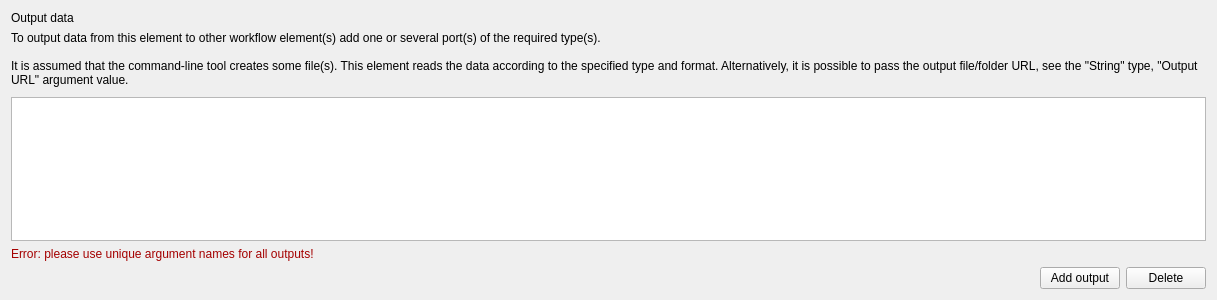
<?xml version="1.0" encoding="UTF-8"?>
<ui version="4.0">
 <class>CreateCmdlineBasedWorkerWizardOutputDataPage</class>
 <widget class="QWizardPage" name="CreateCmdlineBasedWorkerWizardOutputDataPage">
  <property name="geometry">
   <rect>
    <x>0</x>
    <y>0</y>
    <width>1217</width>
    <height>300</height>
   </rect>
  </property>
  <property name="windowTitle">
   <string>WizardPage</string>
  </property>
  <layout class="QVBoxLayout" name="verticalLayout_2">
   <item>
    <widget class="QLabel" name="lblTitle">
     <property name="text">
      <string>Output data</string>
     </property>
    </widget>
   </item>
   <item>
    <layout class="QVBoxLayout" name="verticalLayout">
     <property name="spacing">
      <number>10</number>
     </property>
     <item>
      <widget class="QLabel" name="lblDescription">
       <property name="text">
        <string>To output data from this element to other workflow element(s) add one or several port(s) of the required type(s).

It is assumed that the command-line tool creates some file(s). This element reads the data according to the specified type and format. Alternatively, it is possible to pass the output file/folder URL, see the &quot;String&quot; type, &quot;Output URL&quot; argument value.</string>
       </property>
       <property name="wordWrap">
        <bool>true</bool>
       </property>
      </widget>
     </item>
     <item>
      <widget class="QTableView" name="tvOutput">
       <property name="minimumSize">
        <size>
         <width>700</width>
         <height>0</height>
        </size>
       </property>
       <property name="selectionMode">
        <enum>QAbstractItemView::SingleSelection</enum>
       </property>
       <attribute name="verticalHeaderVisible">
        <bool>false</bool>
       </attribute>
       <attribute name="verticalHeaderHighlightSections">
        <bool>false</bool>
       </attribute>
      </widget>
     </item>
    </layout>
   </item>
   <item>
    <widget class="QLabel" name="duplicateOutputsWarningLabel">
     <property name="palette">
      <palette>
       <active>
        <colorrole role="WindowText">
         <brush brushstyle="SolidPattern">
          <color alpha="255">
           <red>164</red>
           <green>0</green>
           <blue>0</blue>
          </color>
         </brush>
        </colorrole>
       </active>
       <inactive>
        <colorrole role="WindowText">
         <brush brushstyle="SolidPattern">
          <color alpha="255">
           <red>164</red>
           <green>0</green>
           <blue>0</blue>
          </color>
         </brush>
        </colorrole>
       </inactive>
       <disabled>
        <colorrole role="WindowText">
         <brush brushstyle="SolidPattern">
          <color alpha="255">
           <red>190</red>
           <green>190</green>
           <blue>190</blue>
          </color>
         </brush>
        </colorrole>
       </disabled>
      </palette>
     </property>
     <property name="text">
      <string>Error: please use unique argument names for all outputs!</string>
     </property>
    </widget>
   </item>
   <item>
    <layout class="QHBoxLayout" name="outputsButtonsLayout">
     <property name="sizeConstraint">
      <enum>QLayout::SetMinAndMaxSize</enum>
     </property>
     <item>
      <spacer name="horizontalSpacer_2">
       <property name="orientation">
        <enum>Qt::Horizontal</enum>
       </property>
       <property name="sizeHint" stdset="0">
        <size>
         <width>188</width>
         <height>20</height>
        </size>
       </property>
      </spacer>
     </item>
     <item>
      <widget class="QPushButton" name="pbAddOutput">
       <property name="text">
        <string>Add output</string>
       </property>
      </widget>
     </item>
     <item>
      <widget class="QPushButton" name="pbDeleteOutput">
       <property name="text">
        <string>Delete</string>
       </property>
      </widget>
     </item>
    </layout>
   </item>
  </layout>
 </widget>
 <resources/>
 <connections/>
</ui>
